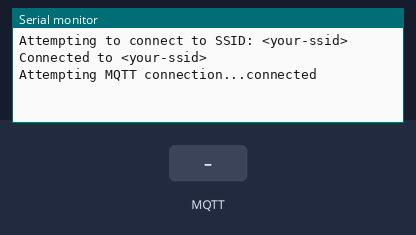
Bench run of a program on a simulated Seeed Wio Terminal. On the bench: the last lines printed to the serial monitor. The inputs (shaded band) are chosen by the test bench. WiFi joins after 1.5 s; servers stay silent unless stated; no MQTT or app messages arrive unless stated.

Above: at 3.7 s.
3.8 s: MQTT message "1" arrives on the first subscribed topic
At 4.8 s:
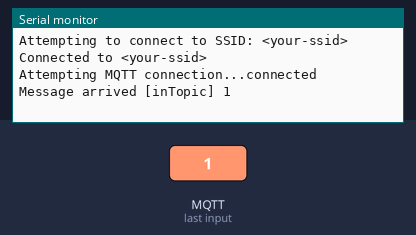
5.3 s: MQTT message "on" arrives on the first subscribed topic
At 5.9 s:
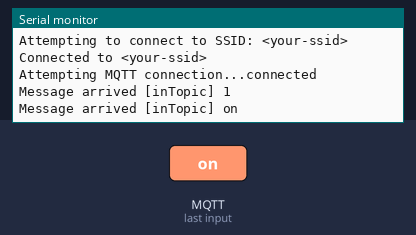
6.8 s: MQTT message "off" arrives on the first subscribed topic
At 8.3 s:
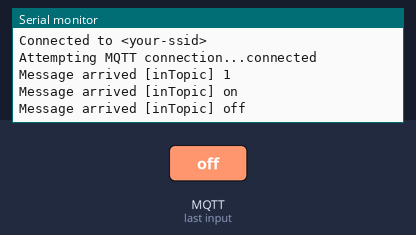

Measured:
- after the input at 3.8 s, the serial monitor: prints a new line at once (image 1)
- after the input at 5.3 s, the serial monitor: prints a new line at once (image 2)
- after the input at 6.8 s, the serial monitor: prints a new line at once (image 3)

The program:

main.cpp
```cpp
#include <Arduino.h>
#include <PubSubClient.h>
#include <WiFiClientSecure.h>

const char *ssid = "<your-ssid>";      // your network SSID
const char *password = "<your-password>"; // your network password

const char *server = "test.mosquitto.org"; // Server URL
const char *test_root_ca =
    "-----BEGIN CERTIFICATE-----\n"
    "MIIEAzCCAuugAwIBAgIUBY1hlCGvdj4NhBXkZ/uLUZNILAwwDQYJKoZIhvcNAQEL\n"
    "BQAwgZAxCzAJBgNVBAYTAkdCMRcwFQYDVQQIDA5Vbml0ZWQgS2luZ2RvbTEOMAwG\n"
    "A1UEBwwFRGVyYnkxEjAQBgNVBAoMCU1vc3F1aXR0bzELMAkGA1UECwwCQ0ExFjAU\n"
    "BgNVBAMMDW1vc3F1aXR0by5vcmcxHzAdBgkqhkiG9w0BCQEWEHJvZ2VyQGF0Y2hv\n"
    "by5vcmcwHhcNMjAwNjA5MTEwNjM5WhcNMzAwNjA3MTEwNjM5WjCBkDELMAkGA1UE\n"
    "BhMCR0IxFzAVBgNVBAgMDlVuaXRlZCBLaW5nZG9tMQ4wDAYDVQQHDAVEZXJieTES\n"
    "MBAGA1UECgwJTW9zcXVpdHRvMQswCQYDVQQLDAJDQTEWMBQGA1UEAwwNbW9zcXVp\n"
    "dHRvLm9yZzEfMB0GCSqGSIb3DQEJARYQcm9nZXJAYXRjaG9vLm9yZzCCASIwDQYJ\n"
    "KoZIhvcNAQEBBQADggEPADCCAQoCggEBAME0HKmIzfTOwkKLT3THHe+ObdizamPg\n"
    "UZmD64Tf3zJdNeYGYn4CEXbyP6fy3tWc8S2boW6dzrH8SdFf9uo320GJA9B7U1FW\n"
    "Te3xda/Lm3JFfaHjkWw7jBwcauQZjpGINHapHRlpiCZsquAthOgxW9SgDgYlGzEA\n"
    "s06pkEFiMw+qDfLo/sxFKB6vQlFekMeCymjLCbNwPJyqyhFmPWwio/PDMruBTzPH\n"
    "3cioBnrJWKXc3OjXdLGFJOfj7pP0j/dr2LH72eSvv3PQQFl90CZPFhrCUcRHSSxo\n"
    "E6yjGOdnz7f6PveLIB574kQORwt8ePn0yidrTC1ictikED3nHYhMUOUCAwEAAaNT\n"
    "MFEwHQYDVR0OBBYEFPVV6xBUFPiGKDyo5V3+Hbh4N9YSMB8GA1UdIwQYMBaAFPVV\n"
    "6xBUFPiGKDyo5V3+Hbh4N9YSMA8GA1UdEwEB/wQFMAMBAf8wDQYJKoZIhvcNAQEL\n"
    "BQADggEBAGa9kS21N70ThM6/Hj9D7mbVxKLBjVWe2TPsGfbl3rEDfZ+OKRZ2j6AC\n"
    "6r7jb4TZO3dzF2p6dgbrlU71Y/4K0TdzIjRj3cQ3KSm41JvUQ0hZ/c04iGDg/xWf\n"
    "+pp58nfPAYwuerruPNWmlStWAXf0UTqRtg4hQDWBuUFDJTuWuuBvEXudz74eh/wK\n"
    "sMwfu1HFvjy5Z0iMDU8PUDepjVolOCue9ashlS4EB5IECdSR2TItnAIiIwimx839\n"
    "LdUdRudafMu5T5Xma182OC0/u/xRlEm+tvKGGmfFcN0piqVl8OrSPBgIlb+1IKJE\n"
    "m/XriWr/Cq4h/JfB7NTsezVslgkBaoU=\n"
    "-----END CERTIFICATE-----\n";

WiFiClientSecure wifiClient;
PubSubClient client(wifiClient);

void callback(char *topic, byte *payload, unsigned int length)
{
  Serial.print("Message arrived [");
  Serial.print(topic);
  Serial.print("] ");
  for (int i = 0; i < length; i++)
  {
    Serial.print((char)payload[i]);
  }
  Serial.println();
}

void reconnect()
{
  // Loop until we're reconnected
  while (!client.connected())
  {
    Serial.print("Attempting MQTT connection...");
    // Attempt to connect
    if (client.connect("arduinoClient"))
    {
      Serial.println("connected");
      // Once connected, publish an announcement...
      client.publish("outTopic", "Hello from Wio Terminal");
      // ... and resubscribe
      client.subscribe("inTopic");
    }
    else
    {
      Serial.print("failed, rc=");
      Serial.print(client.state());
      Serial.println(" try again in 5 seconds");
      // Wait 5 seconds before retrying
      delay(5000);
    }
  }
}

void setup()
{
  //Initialize serial and wait for port to open:
  Serial.begin(115200);
  while (!Serial)
    ; // Wait for Serial to be ready
  delay(1000);

  Serial.print("Attempting to connect to SSID: ");
  Serial.println(ssid);
  WiFi.begin(ssid, password);

  // attempt to connect to Wifi network:
  while (WiFi.status() != WL_CONNECTED)
  {
    Serial.print(".");
    // wait 1 second for re-trying
    delay(1000);
  }
  Serial.print("Connected to ");
  Serial.println(ssid);

  wifiClient.setCACert(test_root_ca);

  client.setServer(server, 8883);
  client.setCallback(callback);
}

void loop()
{
  if (!client.connected())
  {
    reconnect();
  }

  client.loop();
}
```
